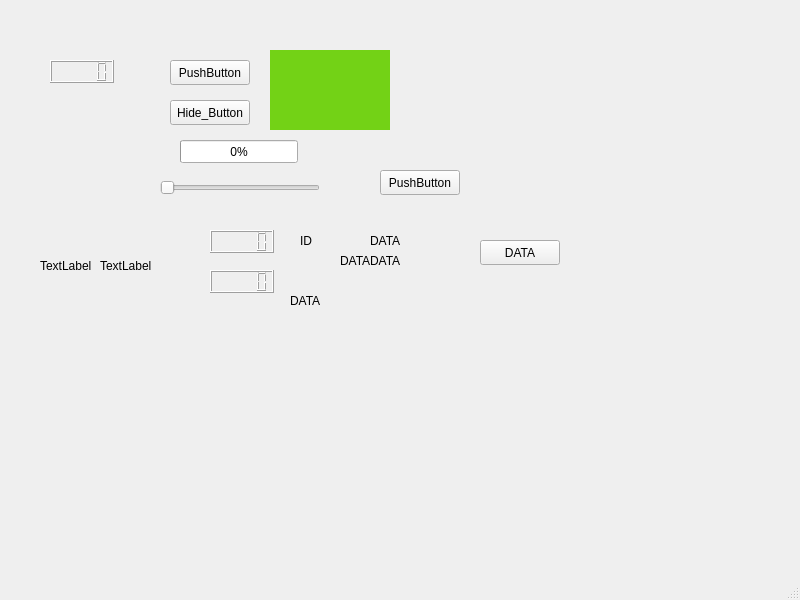
<?xml version="1.0" encoding="UTF-8"?>
<ui version="4.0">
 <class>MainWindow</class>
 <widget class="QMainWindow" name="MainWindow">
  <property name="geometry">
   <rect>
    <x>0</x>
    <y>0</y>
    <width>800</width>
    <height>600</height>
   </rect>
  </property>
  <property name="windowTitle">
   <string>MainWindow</string>
  </property>
  <widget class="QWidget" name="centralwidget">
   <widget class="QWidget" name="Widget_Color" native="true">
    <property name="geometry">
     <rect>
      <x>270</x>
      <y>50</y>
      <width>120</width>
      <height>80</height>
     </rect>
    </property>
    <property name="styleSheet">
     <string notr="true">background-color: rgb(115, 210, 22);</string>
    </property>
   </widget>
   <widget class="QPushButton" name="pushButton">
    <property name="geometry">
     <rect>
      <x>170</x>
      <y>60</y>
      <width>80</width>
      <height>25</height>
     </rect>
    </property>
    <property name="text">
     <string>PushButton</string>
    </property>
   </widget>
   <widget class="QPushButton" name="Hide_Button">
    <property name="geometry">
     <rect>
      <x>170</x>
      <y>100</y>
      <width>80</width>
      <height>25</height>
     </rect>
    </property>
    <property name="text">
     <string>Hide_Button</string>
    </property>
   </widget>
   <widget class="QSlider" name="User_setting1">
    <property name="geometry">
     <rect>
      <x>160</x>
      <y>180</y>
      <width>160</width>
      <height>16</height>
     </rect>
    </property>
    <property name="orientation">
     <enum>Qt::Horizontal</enum>
    </property>
   </widget>
   <widget class="QProgressBar" name="progressBar">
    <property name="geometry">
     <rect>
      <x>180</x>
      <y>140</y>
      <width>118</width>
      <height>23</height>
     </rect>
    </property>
    <property name="maximum">
     <number>99</number>
    </property>
    <property name="value">
     <number>0</number>
    </property>
    <property name="textVisible">
     <bool>true</bool>
    </property>
   </widget>
   <widget class="QLCDNumber" name="lcdNumber">
    <property name="geometry">
     <rect>
      <x>210</x>
      <y>230</y>
      <width>64</width>
      <height>23</height>
     </rect>
    </property>
   </widget>
   <widget class="QPushButton" name="pushButton_2">
    <property name="geometry">
     <rect>
      <x>380</x>
      <y>170</y>
      <width>80</width>
      <height>25</height>
     </rect>
    </property>
    <property name="text">
     <string>PushButton</string>
    </property>
   </widget>
   <widget class="QLCDNumber" name="CAN_Id">
    <property name="geometry">
     <rect>
      <x>210</x>
      <y>270</y>
      <width>64</width>
      <height>23</height>
     </rect>
    </property>
   </widget>
   <widget class="QLabel" name="data_1">
    <property name="geometry">
     <rect>
      <x>370</x>
      <y>230</y>
      <width>31</width>
      <height>21</height>
     </rect>
    </property>
    <property name="styleSheet">
     <string notr="true">background-color:&quot;white&quot;</string>
    </property>
    <property name="text">
     <string>DATA</string>
    </property>
   </widget>
   <widget class="QPushButton" name="data">
    <property name="geometry">
     <rect>
      <x>480</x>
      <y>240</y>
      <width>80</width>
      <height>25</height>
     </rect>
    </property>
    <property name="text">
     <string>DATA</string>
    </property>
   </widget>
   <widget class="QLabel" name="msg_Id">
    <property name="geometry">
     <rect>
      <x>300</x>
      <y>230</y>
      <width>21</width>
      <height>21</height>
     </rect>
    </property>
    <property name="styleSheet">
     <string notr="true">background-color:&quot;white&quot;</string>
    </property>
    <property name="text">
     <string>ID</string>
    </property>
   </widget>
   <widget class="QLabel" name="LOG_1">
    <property name="geometry">
     <rect>
      <x>290</x>
      <y>290</y>
      <width>431</width>
      <height>21</height>
     </rect>
    </property>
    <property name="styleSheet">
     <string notr="true">background-color:&quot;white&quot;</string>
    </property>
    <property name="text">
     <string>DATA</string>
    </property>
   </widget>
   <widget class="QLabel" name="data_3">
    <property name="geometry">
     <rect>
      <x>370</x>
      <y>250</y>
      <width>31</width>
      <height>21</height>
     </rect>
    </property>
    <property name="styleSheet">
     <string notr="true">background-color:&quot;white&quot;</string>
    </property>
    <property name="text">
     <string>DATA</string>
    </property>
   </widget>
   <widget class="QLabel" name="data_4">
    <property name="geometry">
     <rect>
      <x>340</x>
      <y>250</y>
      <width>31</width>
      <height>21</height>
     </rect>
    </property>
    <property name="styleSheet">
     <string notr="true">background-color:&quot;white&quot;</string>
    </property>
    <property name="text">
     <string>DATA</string>
    </property>
   </widget>
   <widget class="QLCDNumber" name="clock">
    <property name="geometry">
     <rect>
      <x>50</x>
      <y>60</y>
      <width>64</width>
      <height>23</height>
     </rect>
    </property>
   </widget>
   <widget class="QLabel" name="Min">
    <property name="geometry">
     <rect>
      <x>40</x>
      <y>250</y>
      <width>54</width>
      <height>31</height>
     </rect>
    </property>
    <property name="text">
     <string>TextLabel</string>
    </property>
   </widget>
   <widget class="QLabel" name="Sec">
    <property name="geometry">
     <rect>
      <x>100</x>
      <y>250</y>
      <width>54</width>
      <height>31</height>
     </rect>
    </property>
    <property name="text">
     <string>TextLabel</string>
    </property>
   </widget>
  </widget>
  <widget class="QMenuBar" name="menubar">
   <property name="geometry">
    <rect>
     <x>0</x>
     <y>0</y>
     <width>800</width>
     <height>22</height>
    </rect>
   </property>
  </widget>
  <widget class="QStatusBar" name="statusbar"/>
 </widget>
 <resources/>
 <connections/>
</ui>
